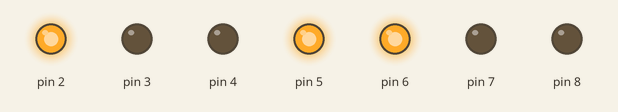
Recording of a sketch running on a simulated Arduino Uno, built with avr-gcc and run on an emulated ATmega328P. Shown: output pins drawn as LEDs (lit = HIGH).

Above: at 0.1 s.
Timing chart, 0 to 1.6 s (numbered marks = the images above):
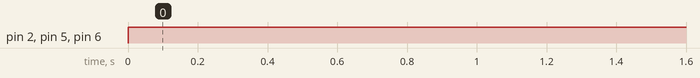

The sketch:

_7segdis.ino
```cpp
int num0[] = {0,0,0,0,0,0,1};
int num1[] = {1,0,0,1,1,1,1};
int num2[] = {0,0,1,0,0,1,0};
int num3[] = {0,0,0,0,1,1,0};
int num4[] = {1,0,0,1,1,0,0};
int num5[] = {0,1,0,0,1,0,0};
int num6[] = {0,1,0,0,0,0,0};
int num7[] = {0,0,0,1,1,1,1};
int num8[] = {0,0,0,0,0,0,0};
int num9[] = {0,0,0,0,1,0,0};


void setup() {
  // put your setup code here, to run once:
for(int i=2;i<=8;i++){
  pinMode(i, OUTPUT);
}
}

void loop() {
  // put your main code here, to run repeatedly:
for(int i=2;i<=8;i++){
  digitalWrite(i, num4[i-2]);
}

}
```

Measured:
- by itself, pin 2, pin 5, pin 6: LOW → HIGH at 0.00 s
